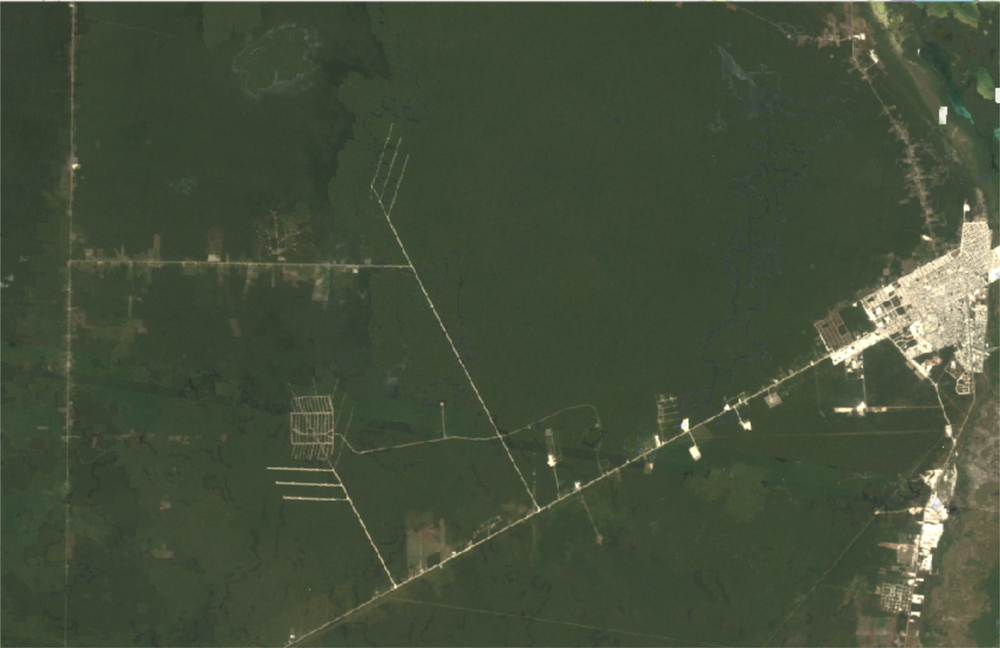
#> input picture Myworkout/colorseg/img/1985.png, 1000 x 648 px, shrunk from 1708 x 1106 before the run
$ python deforesimage.py
#> lines starting #> are read from the running program, lines starting #| are printed output that depends on the picture
import cv2
import matplotlib.pyplot as plt
import numpy as np

# Read the image in color
img1985 = cv2.imread('img/1985.png', cv2.IMREAD_COLOR)
#> img1985 is the input picture: shape (648, 1000, 3); mean B, G, R 58.6, 79.3, 68.7
img1993 = cv2.imread('img/1993.png', cv2.IMREAD_COLOR)
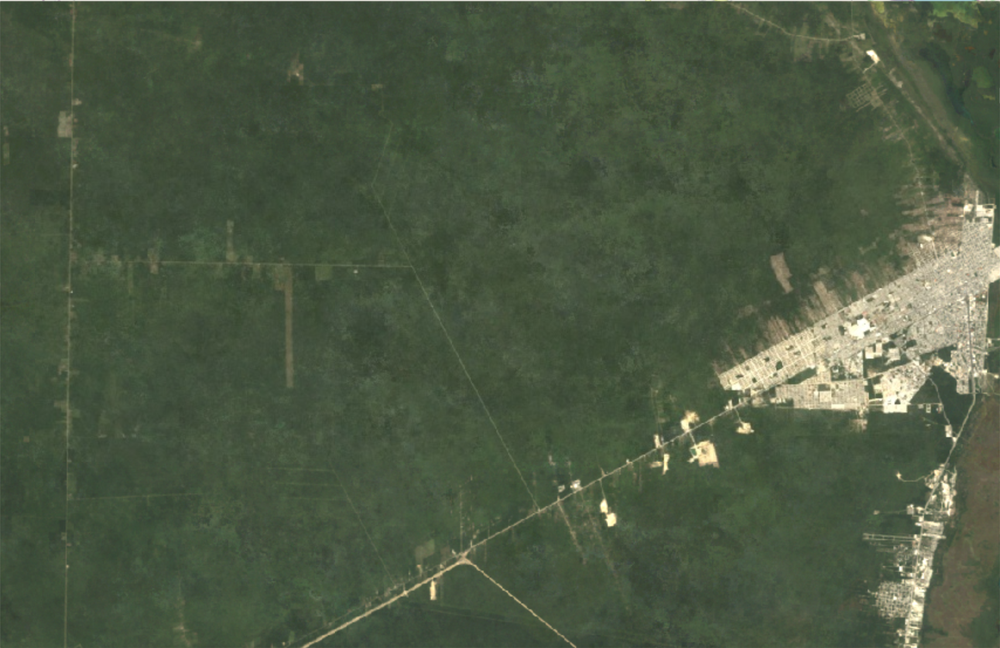
#> input picture Myworkout/colorseg/img/1993.png, 1000 x 648 px, shrunk from 1708 x 1106 before the run
#> img1993 is the input picture: shape (648, 1000, 3); mean B, G, R 67.6, 89.8, 77.2
img2001 = cv2.imread('img/2001.png', cv2.IMREAD_COLOR)
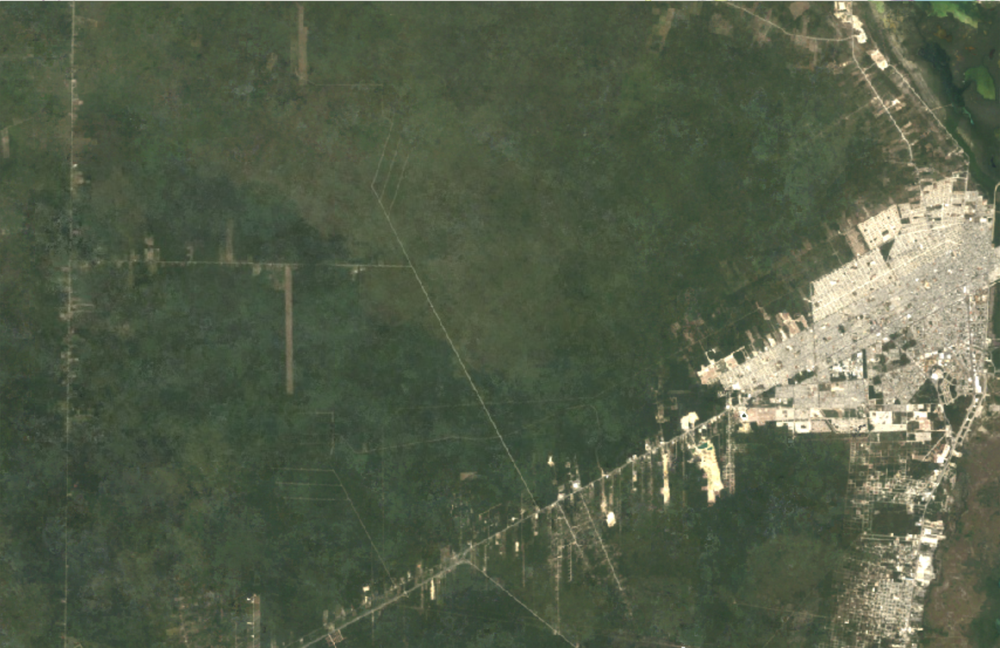
#> input picture Myworkout/colorseg/img/2001.png, 1000 x 648 px, shrunk from 1708 x 1106 before the run
#> img2001 is the input picture: shape (648, 1000, 3); mean B, G, R 73.7, 94.8, 85
img2011 = cv2.imread('img/2011.png', cv2.IMREAD_COLOR)
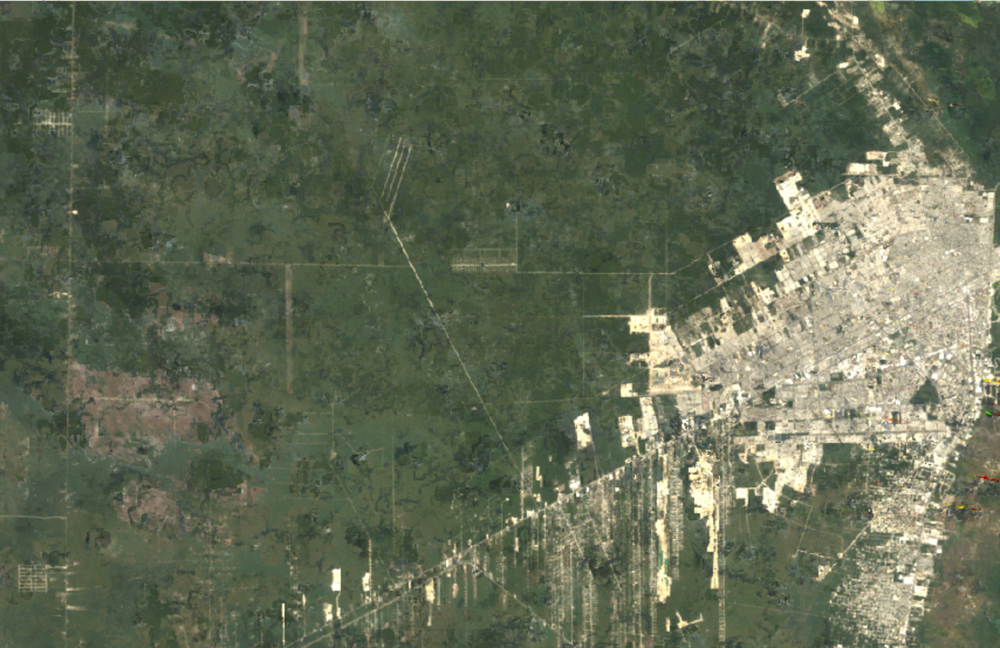
#> input picture Myworkout/colorseg/img/2011.png, 1000 x 648 px, shrunk from 1708 x 1106 before the run
#> img2011 is the input picture: shape (648, 1000, 3); mean B, G, R 84.8, 106.9, 98.7

fig = plt.figure(figsize=[20, 10])

ax = fig.add_subplot(2, 2, 1)
ax.set_title('1985')
plt.imshow(img1985[:, :, ::-1])

ax = fig.add_subplot(2, 2, 2)
ax.set_title('1993')
plt.imshow(img1993[:, :, ::-1])

ax = fig.add_subplot(2, 2, 3)
ax.set_title('2001')
plt.imshow(img2001[:, :, ::-1])

ax = fig.add_subplot(2, 2, 4)
ax.set_title('2011')
plt.imshow(img2011[:, :, ::-1])
plt.show()
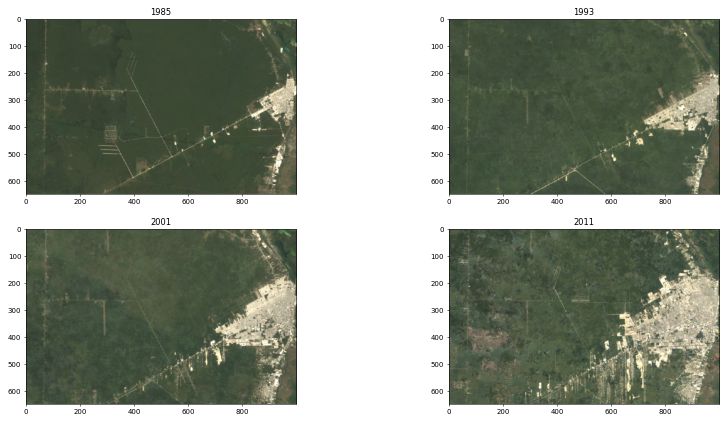
#> figure drawn by matplotlib, 4 panels
